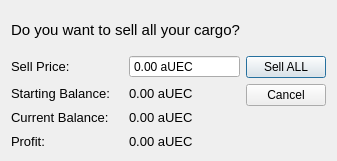
<?xml version="1.0" encoding="UTF-8"?>
<ui version="4.0">
 <class>SellAllDialog</class>
 <widget class="QDialog" name="SellAllDialog">
  <property name="geometry">
   <rect>
    <x>0</x>
    <y>0</y>
    <width>335</width>
    <height>161</height>
   </rect>
  </property>
  <property name="windowTitle">
   <string>Dialog</string>
  </property>
  <layout class="QHBoxLayout" name="horizontalLayout_5">
   <item>
    <layout class="QVBoxLayout" name="verticalLayout_4">
     <item>
      <layout class="QVBoxLayout" name="verticalLayout">
       <item>
        <widget class="QLabel" name="label">
         <property name="font">
          <font>
           <pointsize>11</pointsize>
          </font>
         </property>
         <property name="text">
          <string>Do you want to sell all your cargo?</string>
         </property>
        </widget>
       </item>
       <item>
        <layout class="QHBoxLayout" name="horizontalLayout">
         <item>
          <widget class="QLabel" name="sellPriceLabel">
           <property name="font">
            <font>
             <pointsize>10</pointsize>
            </font>
           </property>
           <property name="text">
            <string>Sell Price: </string>
           </property>
          </widget>
         </item>
         <item>
          <widget class="QDoubleSpinBox" name="doubleSpinBox">
           <property name="buttonSymbols">
            <enum>QAbstractSpinBox::NoButtons</enum>
           </property>
           <property name="suffix">
            <string> aUEC</string>
           </property>
          </widget>
         </item>
        </layout>
       </item>
      </layout>
     </item>
     <item>
      <layout class="QVBoxLayout" name="verticalLayout_2">
       <item>
        <layout class="QHBoxLayout" name="horizontalLayout_2">
         <item>
          <widget class="QLabel" name="startBalLabel">
           <property name="font">
            <font>
             <pointsize>10</pointsize>
            </font>
           </property>
           <property name="text">
            <string>Starting Balance:</string>
           </property>
          </widget>
         </item>
         <item>
          <widget class="QLabel" name="editStartBalLabel">
           <property name="font">
            <font>
             <pointsize>10</pointsize>
            </font>
           </property>
           <property name="text">
            <string>0.00 aUEC</string>
           </property>
          </widget>
         </item>
        </layout>
       </item>
       <item>
        <layout class="QHBoxLayout" name="horizontalLayout_3">
         <item>
          <widget class="QLabel" name="currentBalancePriceLabel">
           <property name="font">
            <font>
             <pointsize>10</pointsize>
            </font>
           </property>
           <property name="text">
            <string>Current Balance:</string>
           </property>
          </widget>
         </item>
         <item>
          <widget class="QLabel" name="editCurrentBalLabel">
           <property name="font">
            <font>
             <pointsize>10</pointsize>
            </font>
           </property>
           <property name="text">
            <string>0.00 aUEC</string>
           </property>
          </widget>
         </item>
        </layout>
       </item>
       <item>
        <layout class="QHBoxLayout" name="horizontalLayout_4">
         <item>
          <widget class="QLabel" name="profitLabel">
           <property name="font">
            <font>
             <pointsize>10</pointsize>
            </font>
           </property>
           <property name="text">
            <string>Profit:</string>
           </property>
          </widget>
         </item>
         <item>
          <widget class="QLabel" name="editProfitLabel">
           <property name="font">
            <font>
             <pointsize>10</pointsize>
            </font>
           </property>
           <property name="text">
            <string>0.00 aUEC</string>
           </property>
          </widget>
         </item>
        </layout>
       </item>
      </layout>
     </item>
    </layout>
   </item>
   <item>
    <layout class="QVBoxLayout" name="verticalLayout_3">
     <item>
      <spacer name="verticalSpacer_2">
       <property name="orientation">
        <enum>Qt::Vertical</enum>
       </property>
       <property name="sizeHint" stdset="0">
        <size>
         <width>20</width>
         <height>40</height>
        </size>
       </property>
      </spacer>
     </item>
     <item>
      <widget class="QPushButton" name="sellAllButton">
       <property name="text">
        <string>Sell ALL</string>
       </property>
      </widget>
     </item>
     <item>
      <widget class="QPushButton" name="cancelButton">
       <property name="text">
        <string>Cancel</string>
       </property>
      </widget>
     </item>
     <item>
      <spacer name="verticalSpacer">
       <property name="orientation">
        <enum>Qt::Vertical</enum>
       </property>
       <property name="sizeHint" stdset="0">
        <size>
         <width>20</width>
         <height>40</height>
        </size>
       </property>
      </spacer>
     </item>
    </layout>
   </item>
  </layout>
 </widget>
 <resources/>
 <connections/>
</ui>
